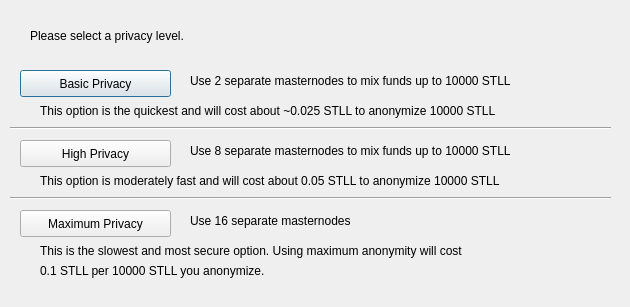
<?xml version="1.0" encoding="UTF-8"?>
<ui version="4.0">
 <class>ObfuscationConfig</class>
 <widget class="QDialog" name="ObfuscationConfig">
  <property name="geometry">
   <rect>
    <x>0</x>
    <y>0</y>
    <width>630</width>
    <height>307</height>
   </rect>
  </property>
  <property name="windowTitle">
   <string>Configure Obfuscation</string>
  </property>
  <widget class="QPushButton" name="buttonBasic">
   <property name="geometry">
    <rect>
     <x>20</x>
     <y>70</y>
     <width>151</width>
     <height>27</height>
    </rect>
   </property>
   <property name="text">
    <string>Basic Privacy</string>
   </property>
  </widget>
  <widget class="QPushButton" name="buttonHigh">
   <property name="geometry">
    <rect>
     <x>20</x>
     <y>140</y>
     <width>151</width>
     <height>27</height>
    </rect>
   </property>
   <property name="text">
    <string>High Privacy</string>
   </property>
  </widget>
  <widget class="QPushButton" name="buttonMax">
   <property name="geometry">
    <rect>
     <x>20</x>
     <y>210</y>
     <width>151</width>
     <height>27</height>
    </rect>
   </property>
   <property name="text">
    <string>Maximum Privacy</string>
   </property>
  </widget>
  <widget class="QLabel" name="label">
   <property name="geometry">
    <rect>
     <x>30</x>
     <y>20</y>
     <width>571</width>
     <height>31</height>
    </rect>
   </property>
   <property name="text">
    <string>Please select a privacy level.</string>
   </property>
  </widget>
  <widget class="QLabel" name="label_2">
   <property name="geometry">
    <rect>
     <x>190</x>
     <y>70</y>
     <width>421</width>
     <height>21</height>
    </rect>
   </property>
   <property name="text">
    <string>Use 2 separate masternodes to mix funds up to 10000 STLL</string>
   </property>
  </widget>
  <widget class="QLabel" name="label_3">
   <property name="geometry">
    <rect>
     <x>190</x>
     <y>140</y>
     <width>411</width>
     <height>21</height>
    </rect>
   </property>
   <property name="text">
    <string>Use 8 separate masternodes to mix funds up to 10000 STLL</string>
   </property>
  </widget>
  <widget class="QLabel" name="label_4">
   <property name="geometry">
    <rect>
     <x>190</x>
     <y>210</y>
     <width>421</width>
     <height>21</height>
    </rect>
   </property>
   <property name="text">
    <string>Use 16 separate masternodes</string>
   </property>
  </widget>
  <widget class="QLabel" name="label_6">
   <property name="geometry">
    <rect>
     <x>40</x>
     <y>100</y>
     <width>561</width>
     <height>21</height>
    </rect>
   </property>
   <property name="text">
    <string>This option is the quickest and will cost about ~0.025 STLL to anonymize 10000 STLL</string>
   </property>
  </widget>
  <widget class="QLabel" name="label_7">
   <property name="geometry">
    <rect>
     <x>40</x>
     <y>170</y>
     <width>561</width>
     <height>21</height>
    </rect>
   </property>
   <property name="text">
    <string>This option is moderately fast and will cost about 0.05 STLL to anonymize 10000 STLL</string>
   </property>
  </widget>
  <widget class="QLabel" name="label_8">
   <property name="geometry">
    <rect>
     <x>40</x>
     <y>240</y>
     <width>561</width>
     <height>21</height>
    </rect>
   </property>
   <property name="text">
    <string>This is the slowest and most secure option. Using maximum anonymity will cost</string>
   </property>
  </widget>
  <widget class="QLabel" name="label_9">
   <property name="geometry">
    <rect>
     <x>40</x>
     <y>260</y>
     <width>561</width>
     <height>21</height>
    </rect>
   </property>
   <property name="text">
    <string>0.1 STLL per 10000 STLL you anonymize.</string>
   </property>
  </widget>
  <widget class="Line" name="line">
   <property name="geometry">
    <rect>
     <x>10</x>
     <y>120</y>
     <width>601</width>
     <height>16</height>
    </rect>
   </property>
   <property name="orientation">
    <enum>Qt::Horizontal</enum>
   </property>
  </widget>
  <widget class="Line" name="line_2">
   <property name="geometry">
    <rect>
     <x>10</x>
     <y>190</y>
     <width>601</width>
     <height>16</height>
    </rect>
   </property>
   <property name="orientation">
    <enum>Qt::Horizontal</enum>
   </property>
  </widget>
 </widget>
 <resources/>
 <connections/>
</ui>
